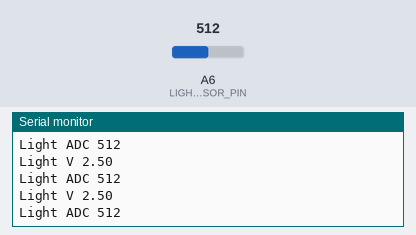
This sketch was run on a simulated Arduino Uno, built with avr-gcc and run on an emulated ATmega328P. Shown: the last lines printed to the serial monitor. Inputs (shaded band) come from the test bench; at power-on: A6 (LIGHT_SENSOR_PIN) = 512.

Above: at 2.7 s.
2.8 s: A6 (LIGHT_SENSOR_PIN) set to 987
At 3.4 s:
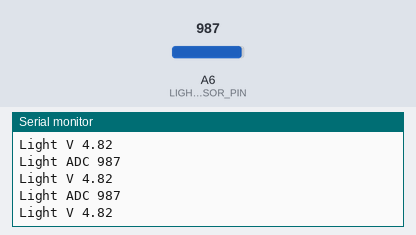
5.8 s: A6 (LIGHT_SENSOR_PIN) set to 1016
At 6.9 s:
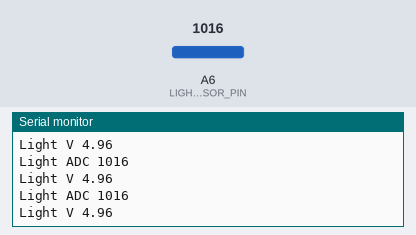
11.8 s: A6 (LIGHT_SENSOR_PIN) set to 8
At 12.9 s:
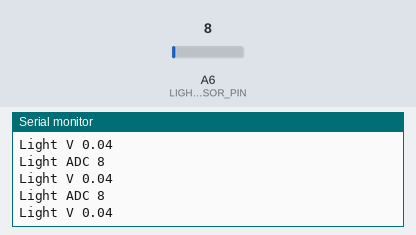
13.3 s: A6 (LIGHT_SENSOR_PIN) set to 11
At 14.2 s:
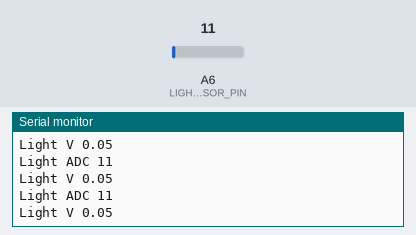
Timing chart, 0 to 16.3 s (numbered marks = the images above; inputs shaded):
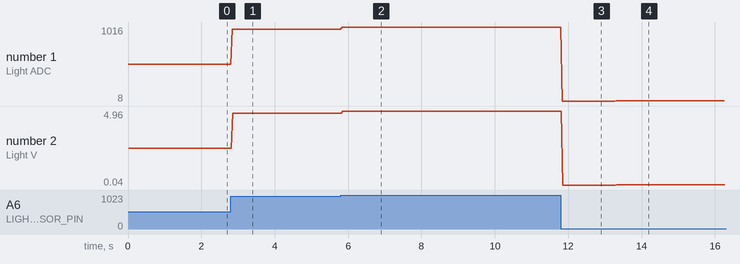

The sketch:

hl_mini_light_check.ino
```cpp
// (licence header left out)
// Вывод фоторезистора
const int LIGHT_SENSOR_PIN = A6;

// Напряжение питания микроконтроллера и АЦП
const float POWER_SUPPLY_V = 5.0;

// Разрядность АЦП
const int BIT_DEPTH_ADC = 1024; // 2^10

void setup() {
  // Настройка скорости отладочного порта
  Serial.begin(9600);

  // Настройка вывода датчика освещености на вход
  pinMode(LIGHT_SENSOR_PIN, INPUT);
}

void loop() {
  // Получение оцифрованного значения на датчике освещенности
  word light_sensor_value = analogRead(LIGHT_SENSOR_PIN);
  // Перевод оцифрованного значения в напряжение
  float light_sensor_voltage = light_sensor_value * (POWER_SUPPLY_V / BIT_DEPTH_ADC);

  Serial.print("Light ADC ");
  Serial.println(light_sensor_value);
  Serial.print("Light V ");
  Serial.println(light_sensor_voltage);

  delay(50);
}
```

Measured:
- after the input at 2.8 s, the serial monitor: prints a new line after 0.05 s (image 1)
- after the input at 5.8 s, the serial monitor: prints a new line at once (image 2)
- after the input at 11.8 s, the serial monitor: prints a new line at once (image 3)
- after the input at 13.3 s, the serial monitor: prints a new line at once (image 4)
- plotted number 1: 512 → 987 after the input at 2.8 s, 987 → 1016 after the input at 5.8 s, 1016 → 8 after the input at 11.8 s, 8 → 11 after the input at 13.3 s
- plotted number 2: 2.5 → 4.82 after the input at 2.8 s, 4.82 → 4.96 after the input at 5.8 s, 4.96 → 0.04 after the input at 11.8 s, 0.04 → 0.05 after the input at 13.3 s
